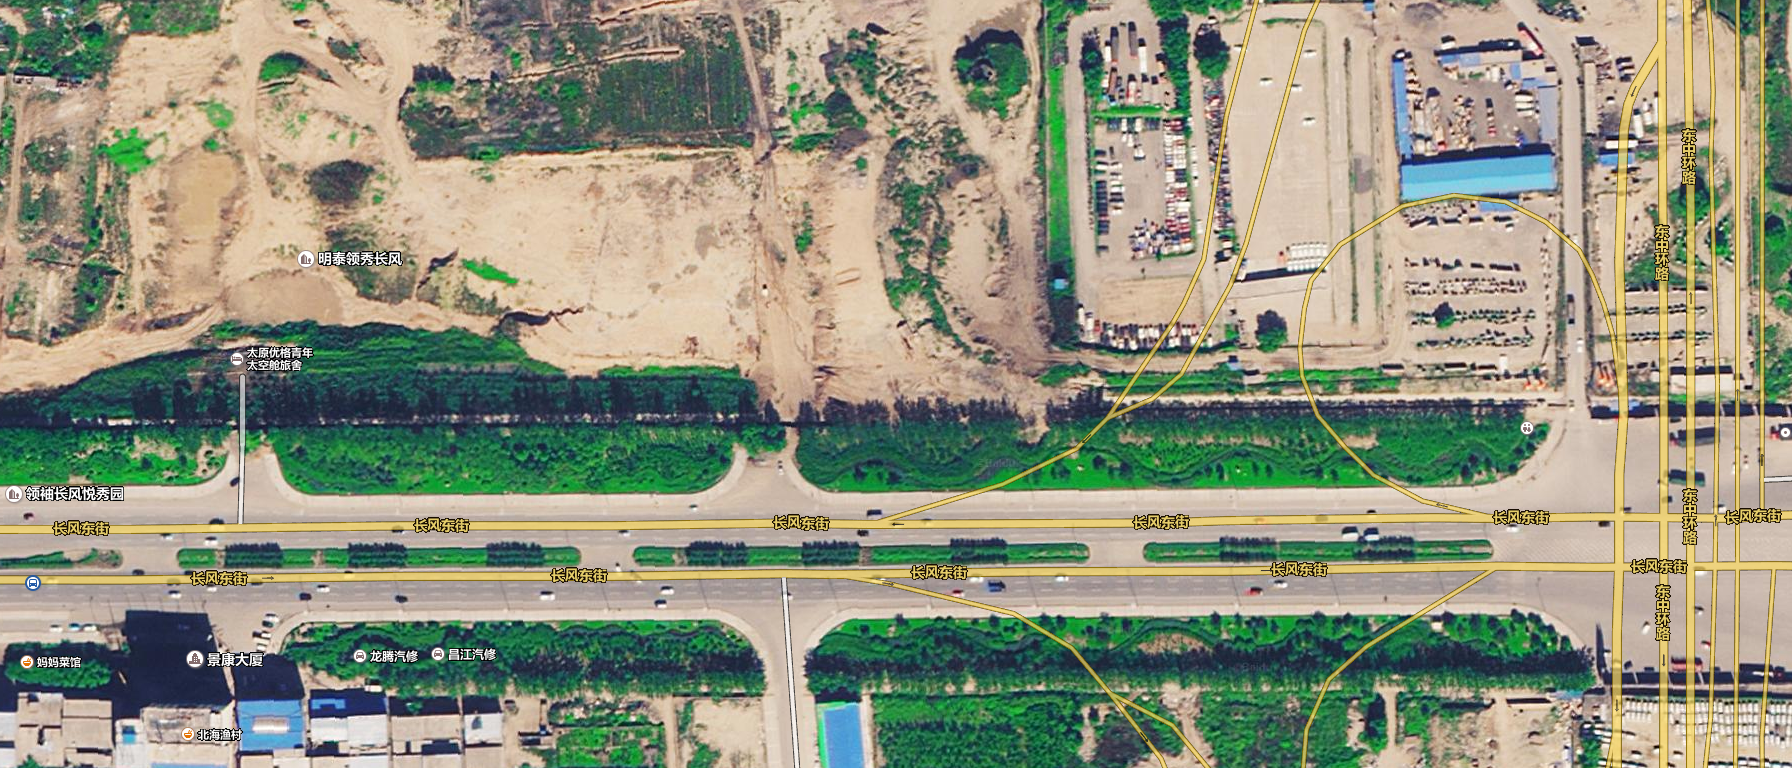

A 2D game scene composited from a Tiled map and its tileset images. What follows is a short description and the map's XML, with each tile layer's data collapsed to a summary:
An orthogonal 28x12 tile map with 64x64 px tiles, 1 tile layer (Layer 0), 2 tilesets.

<map version="1.0" orientation="orthogonal" renderorder="right-down" width="28" height="12" tilewidth="64" tileheight="64" nextobjectid="1">
 <tileset firstgid="1" name="Desert" tilewidth="32" tileheight="32" spacing="1" margin="1" tilecount="48" columns="8">
  <image source="tmw_desert_spacing.png" width="265" height="199" />
 </tileset>
 <tileset firstgid="49" name="1" tilewidth="64" tileheight="64" tilecount="336" columns="28">
  <image source="bugs/1.png" trans="ff00ff" width="1806" height="829" />
 </tileset>
 <layer name="Layer 0" width="28" height="12">
  <data>[336 cells, 336 non-empty, 336 distinct tile ids]</data>
 </layer>
</map>
